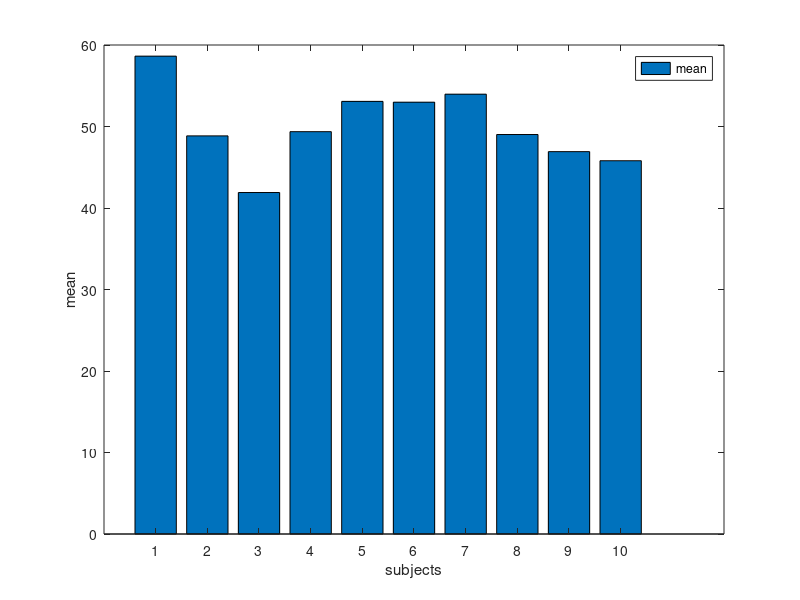
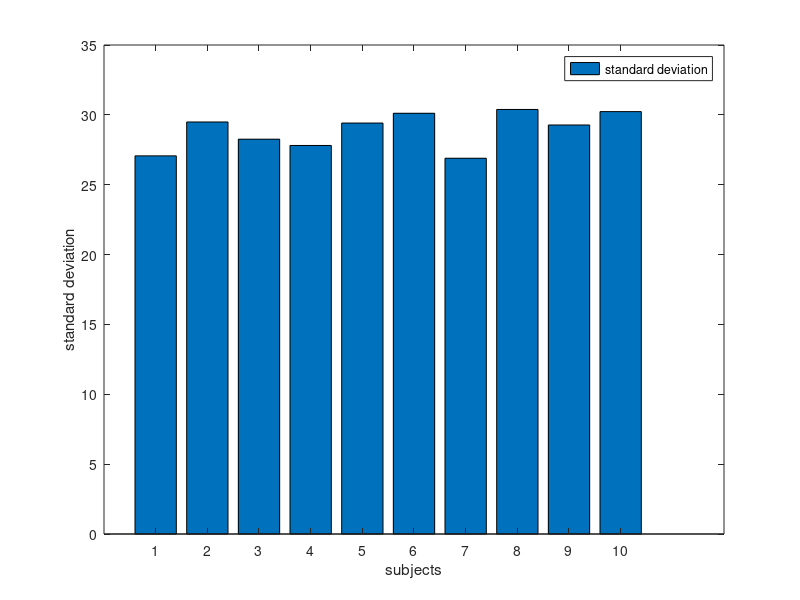
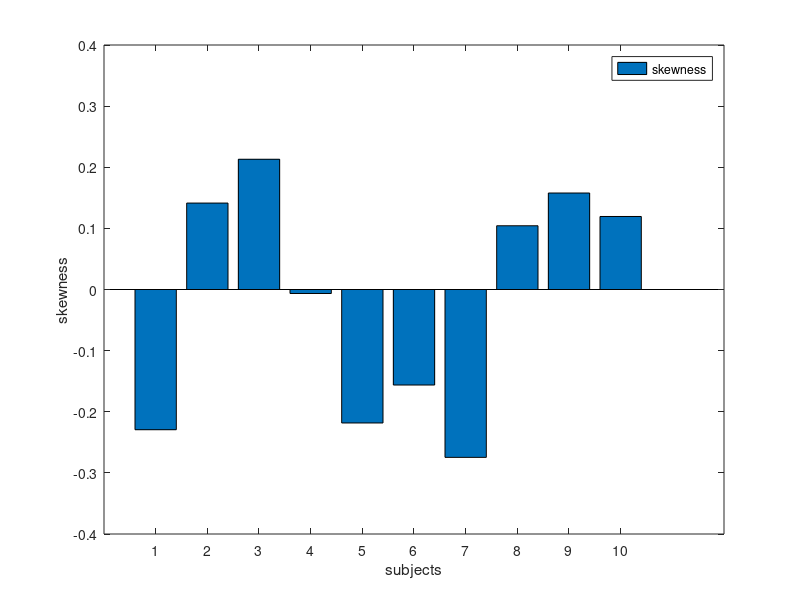
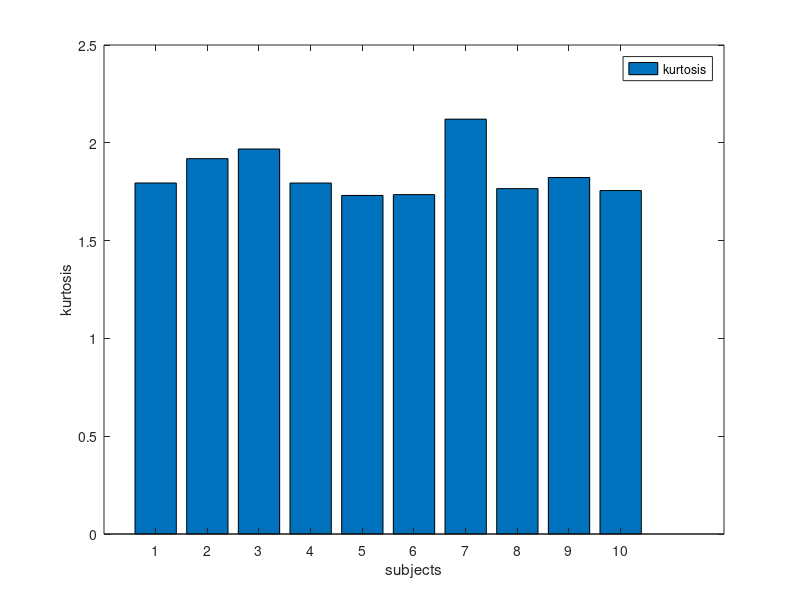

Write MATLAB code to recreate these figures, in order.
function marks()
    thr=randi([0 100],60,5);
    lab=randi([0 100],60,5);
    allmarks=[thr lab];
    
    figure(1);
    bar(mean(allmarks));
    xlabel('subjects');
    ylabel('mean');
    legend('mean');
    
    figure(2);
    bar(std(allmarks));
    xlabel('subjects');
    ylabel('standard deviation');
    legend('standard deviation');
    
    figure(3);
    bar(skewness(allmarks));
    xlabel('subjects');
    ylabel('skewness');
    legend('skewness');
    
    figure(4);
    bar(kurtosis(allmarks));
    xlabel('subjects');
    ylabel('kurtosis');
    legend('kurtosis');
    
end

